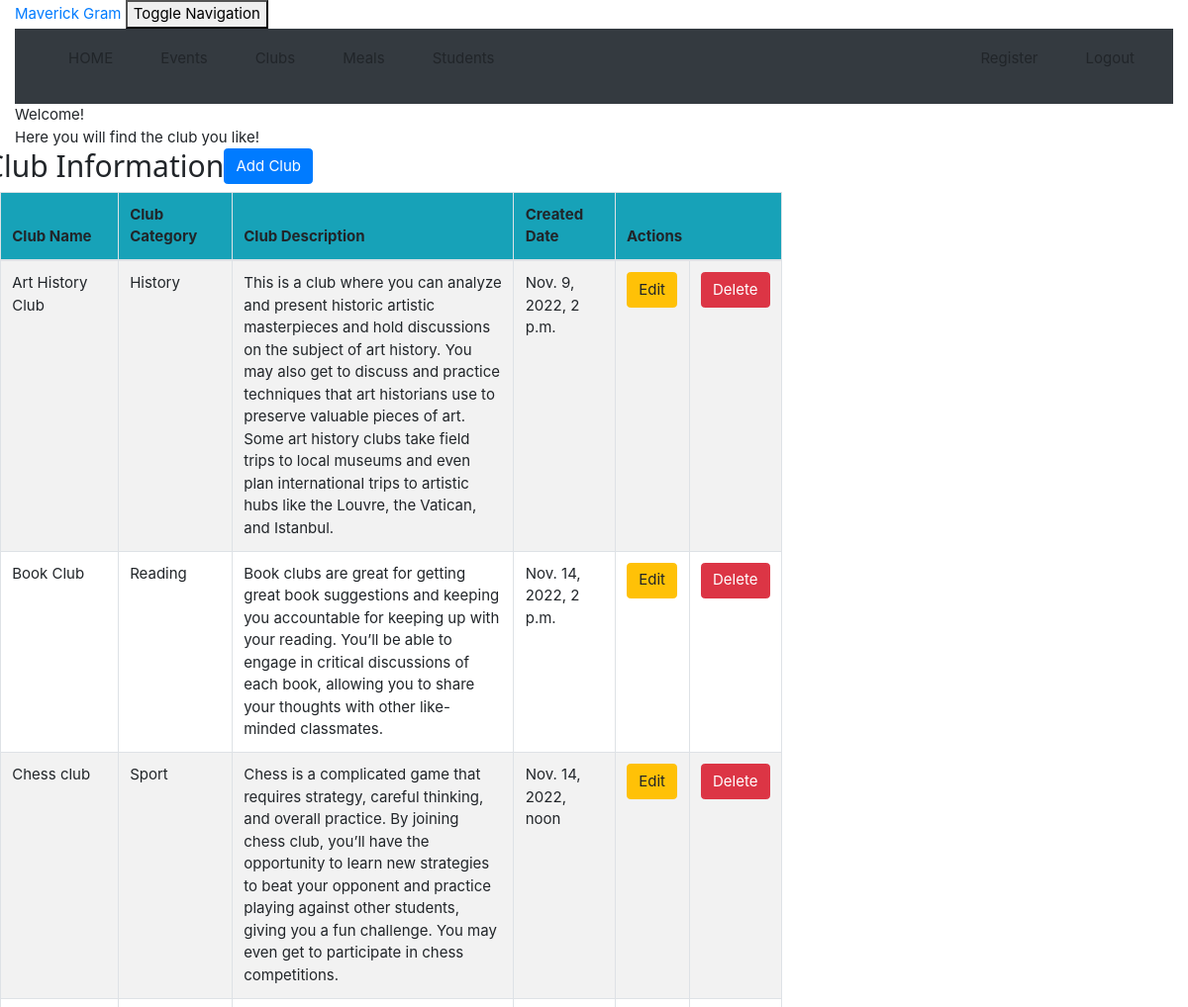
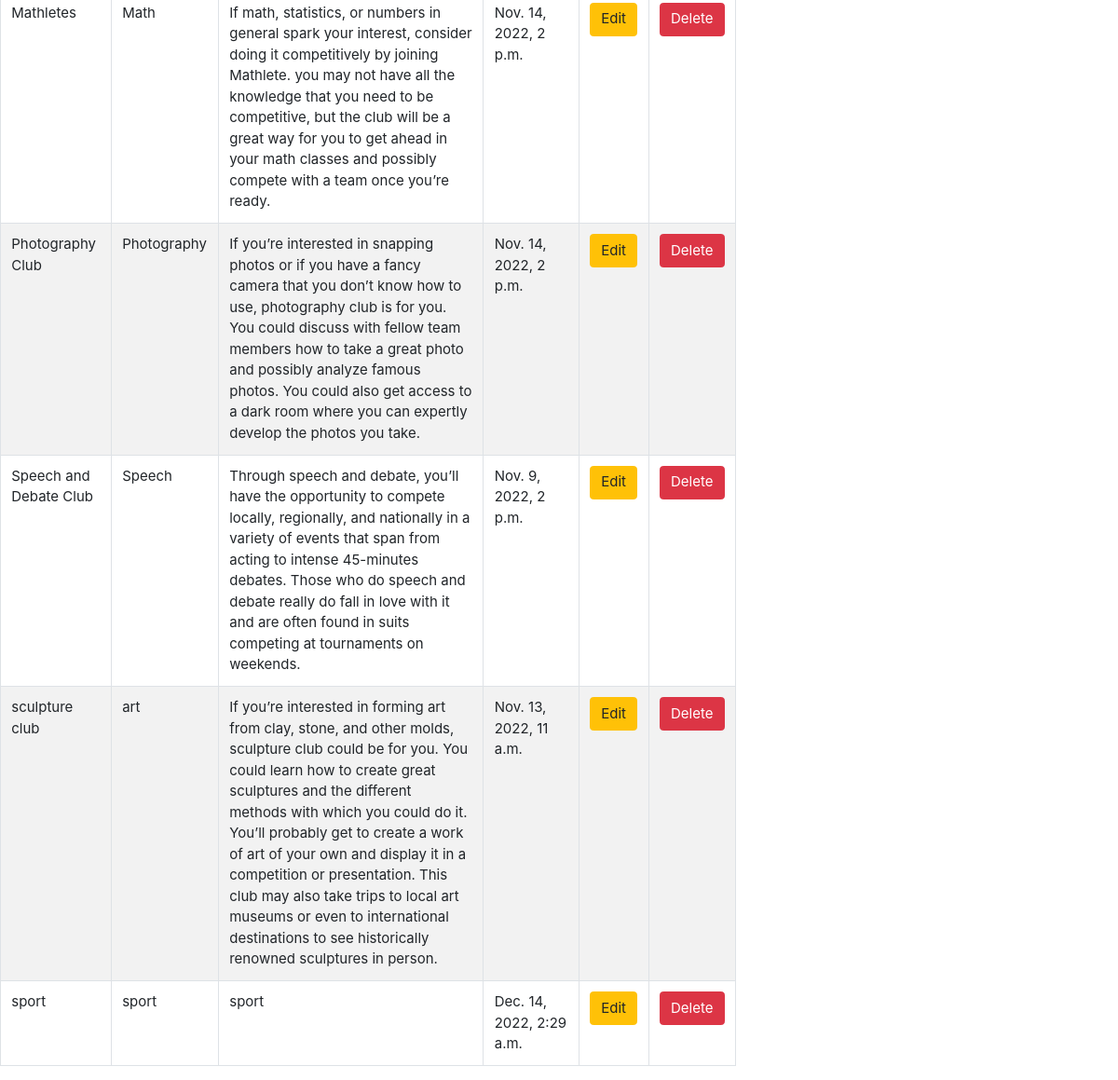
Screenshot of /club_list (signed in) with the database file from the repository (2 pictures, top to bottom).
### crm/models.py (models this page shows, shortened)
class Club(models.Model):
    club_name = models.CharField(max_length=100)
    club_category = models.CharField(max_length=100)
    club_description = models.TextField()
    created_date = models.DateTimeField(
        default=timezone.now)

### crm/views.py (the view)
# urls.py: path('club_list', views.club_list, name='club_list'),
@login_required
def club_list(request):
    club = Club.objects.filter()
    return render(request, 'crm/club_list.html',
                  {'clubs': club})

### crm/templates/crm/club_list.html (shortened to what this page needs)
<!DOCTYPE html>
<html lang="en">
{% extends 'crm/base.html' %}
{% block content %}
    <html>
    <head>
    </head>
    <body class="bodylist">
    <div class="container">
        <div class="panel panel-primary">
            <div class="panel-heading">Welcome!</div>
            <div class="panel-body">
                Here you will find the club you like!
            </div>
        </div>
    </div>
    <div class="row">
        <h2>Club Information</h2>
        <td>  <a href="http://127.0.0.1:8000/admin/crm/club/add/"><span
                class="btn btn-primary">Add Club</span></a></td>
    </div>
    <div>
        <table class="table table-striped table-bordered table-hover w-auto">
            <thead>
            <tr class="bg-info">
                <th>Club Name</th>
                <th>Club Category</th>
                <th>Club Description</th>
                <th>Created　Date</th>
                <th colspan="4">Actions</th>
            </tr>
            </thead>
            <tbody>
            {% for club in clubs %}
                <tr>
                    <td>{{ club.club_name }}</td>
                    <td>{{ club.club_category }}</td>
                    <td>{{ club.club_description }}</td>
                    <td>{{ club.created_date }}</td>
                    <td><a href="{% url 'crm:club_edit' pk=club.pk %}"
                           class="btn btn-warning">Edit</a>
                    <td><a href="{% url 'crm:club_delete' pk=club.pk %}"
                           onclick="return confirm('Are you sure you want to delete?')"
                           class="btn btn-danger">Delete</a>
                </tr>
            {% endfor %}
            </tbody>
        </table>
    </div>
    </body>
    </html>
{% endblock %}

### crm/static/css/w3.css (style rules this page uses)
html { box-sizing:border-box }
*,*:before,*:after { box-sizing:inherit }
html { -ms-text-size-adjust:100%;-webkit-text-size-adjust:100% }
body { margin:0 }
a { background-color:transparent }
html,body { font-family:Verdana,sans-serif;font-size:15px;line-height:1.5 }
html { overflow-x:hidden }
h2 { font-size:30px }
h1,h2,h3,h4,h5,h6 { font-family:"Segoe UI",Arial,sans-serif;font-weight:400;margin:10px 0 }
a { color:inherit }

### rows the page displays
Club: club_name "Art History Club", club_category "History", club_description "This is a club where you can analyze and present historic artistic masterpieces and hold discussions on the subject of art history. You may also get to discuss and practice techniques that art historians use to preserve valuable pieces of art. Some art history clubs take field trips to local museums and even plan international trips to artistic hubs like the Louvre, the Vatican, and Istanbul.", created_date "Nov. 9, 2022, 2 p.m."
Club: club_name "Book Club", club_category "Reading", club_description "Book clubs are great for getting great book suggestions and keeping you accountable for keeping up with your reading. You’ll be able to engage in critical discussions of each book, allowing you to share your thoughts with other like-minded classmates.", created_date "Nov. 14, 2022, 2 p.m."
Club: club_name "Chess club", club_category "Sport", club_description "Chess is a complicated game that requires strategy, careful thinking, and overall practice. By joining chess club, you’ll have the opportunity to learn new strategies to beat your opponent and practice playing against other students, giving you a fun challenge. You may even get to participate in chess competitions.", created_date "Nov. 14, 2022, noon"
Club: club_name "Mathletes", club_category "Math", club_description "If math, statistics, or numbers in general spark your interest, consider doing it competitively by joining Mathlete. you may not have all the knowledge that you need to be competitive, but the club will be a great way for you to get ahead in your math classes and possibly compete with a team once you’re ready.", created_date "Nov. 14, 2022, 2 p.m."
Club: club_name "Photography Club", club_category "Photography", club_description "If you’re interested in snapping photos or if you have a fancy camera that you don’t know how to use, photography club is for you. You could discuss with fellow team members how to take a great photo and possibly analyze famous photos. You could also get access to a dark room where you can expertly develop the photos you take.", created_date "Nov. 14, 2022, 2 p.m."
Club: club_name "Speech and Debate Club", club_category "Speech", club_description "Through speech and debate, you’ll have the opportunity to compete locally, regionally, and nationally in a variety of events that span from acting to intense 45-minutes debates. Those who do speech and debate really do fall in love with it and are often found in suits competing at tournaments on weekends.", created_date "Nov. 9, 2022, 2 p.m."
Club: club_name "sculpture club", club_category "art", club_description "If you’re interested in forming art from clay, stone, and other molds, sculpture club could be for you. You could learn how to create great sculptures and the different methods with which you could do it. You’ll probably get to create a work of art of your own and display it in a competition or presentation. This club may also take trips to local art museums or even to international destinations to see historically renowned sculptures in person.", created_date "Nov. 13, 2022, 11 a.m."
Club: club_name "sport", club_category "sport", club_description "sport", created_date "Dec. 14, 2022, 2:29 a.m."
